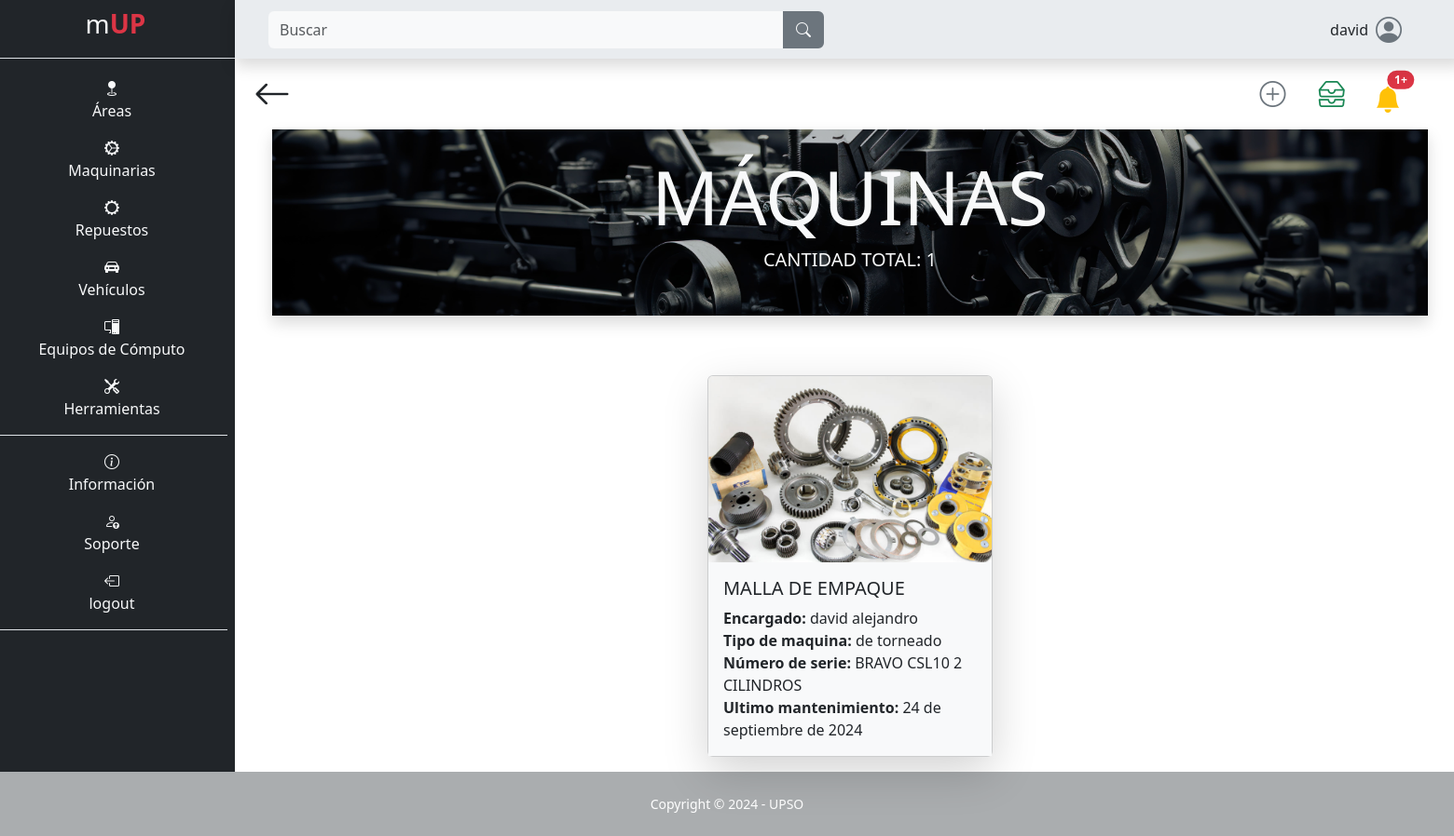
/maquina/maquina/ (signed in), run on an earlier commit of the app's database.
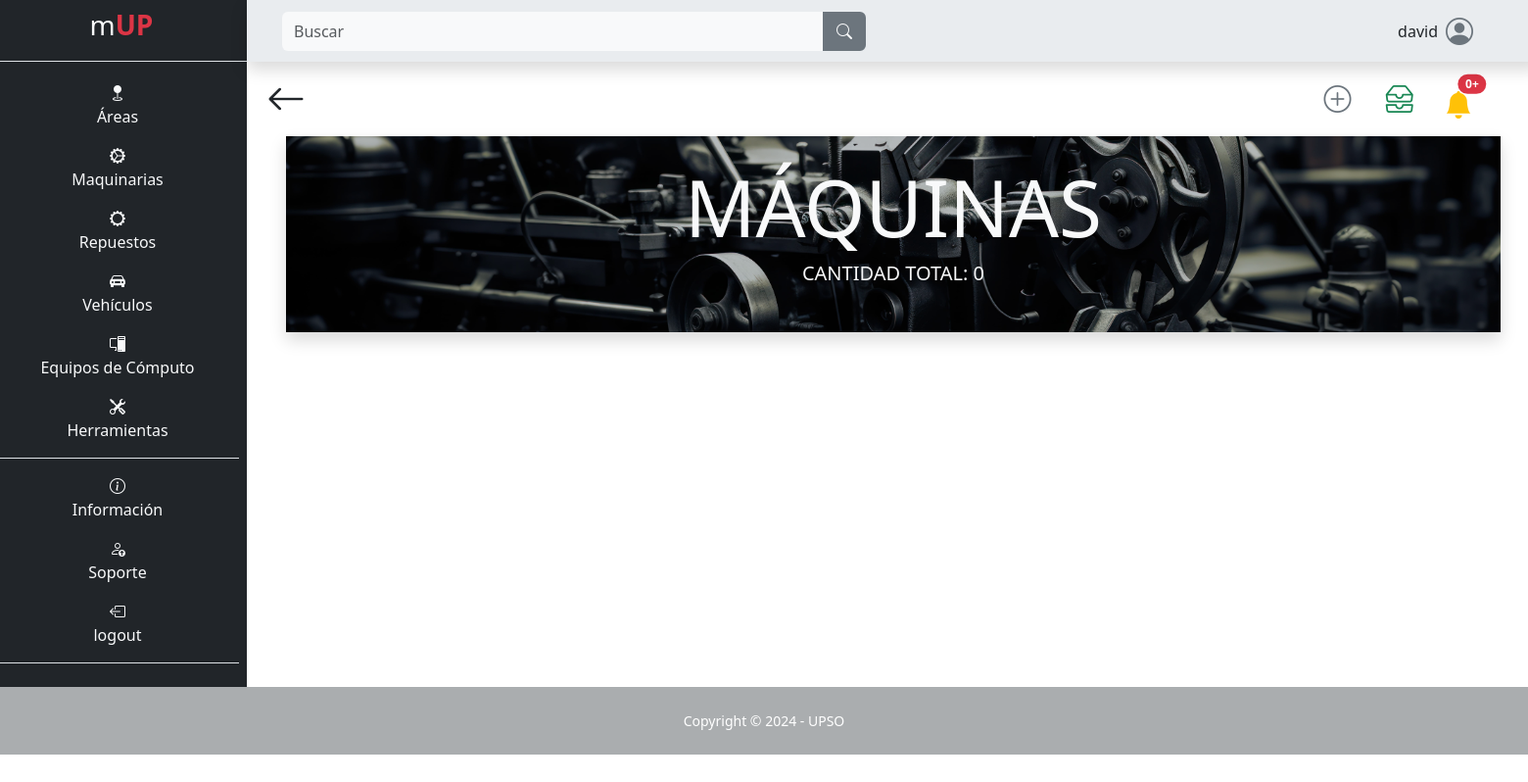
And on a later commit of the database.
### app/mUP_maquina/models.py (models this page shows, shortened)
class Maquina(models.Model):
    nombre = models.CharField(max_length=100, null=False, blank=False)
    encargado = models.CharField(max_length=100, blank=False, null=False)
    teléfono_encargado = models.CharField(max_length=100, blank=False, null=False)
    descripción = models.TextField(max_length=500, null=False, blank=False)
    ubicación = models.CharField(max_length=100, null=False, blank=False)
    tipo_de_máquina = models.CharField(max_length=100, null=False, blank=False)
    número_de_serie_o_modelo = models.CharField(max_length=100, null=False, blank=False)
    proveedor = models.CharField(max_length=100, null=False, blank=False)
    costo_de_adquisición = models.IntegerField(blank=False, null=False)
    fecha_de_adquisición = models.DateField(default=date.today, blank=False, null=False)
    fecha_de_instalación = models.DateField(default=date.today, blank=False, null=False)
    estado_de_garantía = models.CharField(max_length=100, null=False, blank=False)
    consumo_de_energía = models.CharField(max_length=100, null=False, blank=False)
    horas_máquina_trabajada = models.IntegerField(blank=False, null=False)
    intervalo_mantenimiento = models.IntegerField(blank=False, null=False)
    fecha_ultimo_mantenimiento = models.DateField(default=date.today, blank=False, null=False)
    imagen = models.ImageField(upload_to="maquina/imagen", null=False, blank=False)
    def horas_restantes_mantenimiento(self):
        ultimo_mantenimiento = MantenimientoMaquina.objects.filter(maquina=self, tipo__id=1).order_by('-fecha_fin').first()
        if ultimo_mantenimiento:
            horas_uso_ultimo_mantenimiento = ultimo_mantenimiento.hr_maquina
        else:
            horas_uso_ultimo_mantenimiento = 0
        proximo_mantenimineto = horas_uso_ultimo_mantenimiento + self.intervalo_mantenimiento
        horas_restantes = proximo_mantenimineto - self.horas_máquina_trabajada
        return horas_restantes

### app/mUP_maquina/views.py (the view)
# urls.py: path('maquina/', views.maquina, name="maquina"),
@login_required
def maquina(request):
    horas_alerta = HorasParaAlerta.objects.first().horas
    alert = Maquina.objects.all()
    maquinas = Maquina.objects.filter(nombre__icontains=request.GET.get('search', ''))
    total_maquinas = len(maquinas)
    alertas = []
    for maquina in alert:
        horas_restantes = maquina.horas_restantes_mantenimiento()
        if horas_restantes <= horas_alerta:
            alertas.append({
                'maquina': maquina,
                'horas_restantes': horas_restantes
            })
    alertas_ordenadas = sorted(alertas, key=lambda x: x['horas_restantes'])
    total_alertas = len(alertas_ordenadas)
    context = {
        'maquinas': maquinas,
        'total_maquinas': total_maquinas,
        'alertas': alertas_ordenadas,
        'total_alertas': total_alertas,
    }
    return render(request, 'mUP_maquina/maquina.html', context)

### templates/mUP_maquina/maquina.html (shortened to what this page needs)
{% extends "layout/base.html" %}
{% block 'content' %}
<div class="container">
    <div class="d-flex p-2 justify-content-between">
        <a class="text-decoration-none text-dark flecha-atras" href="{% url "index" %}">
            <i class="bi bi-arrow-left fs-1"></i>
        </a>
        <div class="pt-2 me-3 me-md-0">
            <a class="ms-1 fs-3 me-1 me-md-4 text-decoration-none text-secondary mas" href="{% url "maquina_nueva" %}">
                <i class="bi bi-plus-circle"></i>
            </a>
            <a class="ms-1 fs-3 me-1 me-md-4 text-decoration-none text-success tabla" href="{% url "maquina_tabla_mantenimientos" %}">
                <i class="bi bi-inboxes"></i>
            </a>
            <a type="button" class="btn btn-tranparent position-relative p-0 mb-0 me-1 me-md-5 alert" href="{% url "maquina_alertas" %}">
                <i class="bi bi-bell-fill fs-3 text-warning"></i>
                <span class="position-absolute top-0 start-100 translate-middle badge rounded-pill bg-danger">
                    {{ total_alertas }}+
                </span>
            </a>
        </div>
    </div>
    <div class="container cabecera_maquina shadow bg-secondary bg-opacity-50 p-4 bw-5">
        <h1 class="text-center text-light text-uppercase display-1"><strong>máquinas</strong></h1>
        <h5 class="text-center text-light text-uppercase">Cantidad total: {{ total_maquinas }}</h5>
    </div>
    <div class="row mt-5 d-flex justify-content-center align-item-center ps-5 pe-5">
        {% for maquina in maquinas %}
        <div class="col-12 col-md-3 card p-0 m-3 custom shadow-lg">
            <a class="text-decoration-none text-dark" href="{% url "detalles_maquina" id=maquina.id %}">
                <img src="{{ maquina.imagen.url }}" class="card-img-top" alt="..." style="max-height: 200px; min-height: 200px; object-fit: cover;">
                <div class="card-body custom">
                    <h5 class="card-title">{{ maquina.nombre }}</h5>
                    <p class="card-text m-0"><b>Encargado:</b> {{ maquina.encargado }}</p>
                    <p class="card-text m-0"><b>Tipo de maquina:</b> {{ maquina.tipo_de_máquina }}</p>
                    <p class="card-text m-0"><b>Número de serie:</b> {{ maquina.número_de_serie_o_modelo }}</p>
                    <p class="card-text m-0"><b>Ultimo mantenimiento:</b> {{ maquina.fecha_ultimo_mantenimiento }}</p>
                </div>
            </a>
        </div>
        {% endfor %}
    </div>
</div>
{% endblock %}

What changed in the data, as far as the page shows it:
removed Maquina: imagen (picture), nombre "MALLA DE EMPAQUE", encargado "david alejandro", tipo_de_máquina "de torneado", número_de_serie_o_modelo "BRAVO CSL10 2 CILINDROS", fecha_ultimo_mantenimiento "24 de septiembre de 2024"
Also different on the page:
{{ total_alertas }}: "1" → "0"
{{ total_maquinas }}: "1" → "0"
